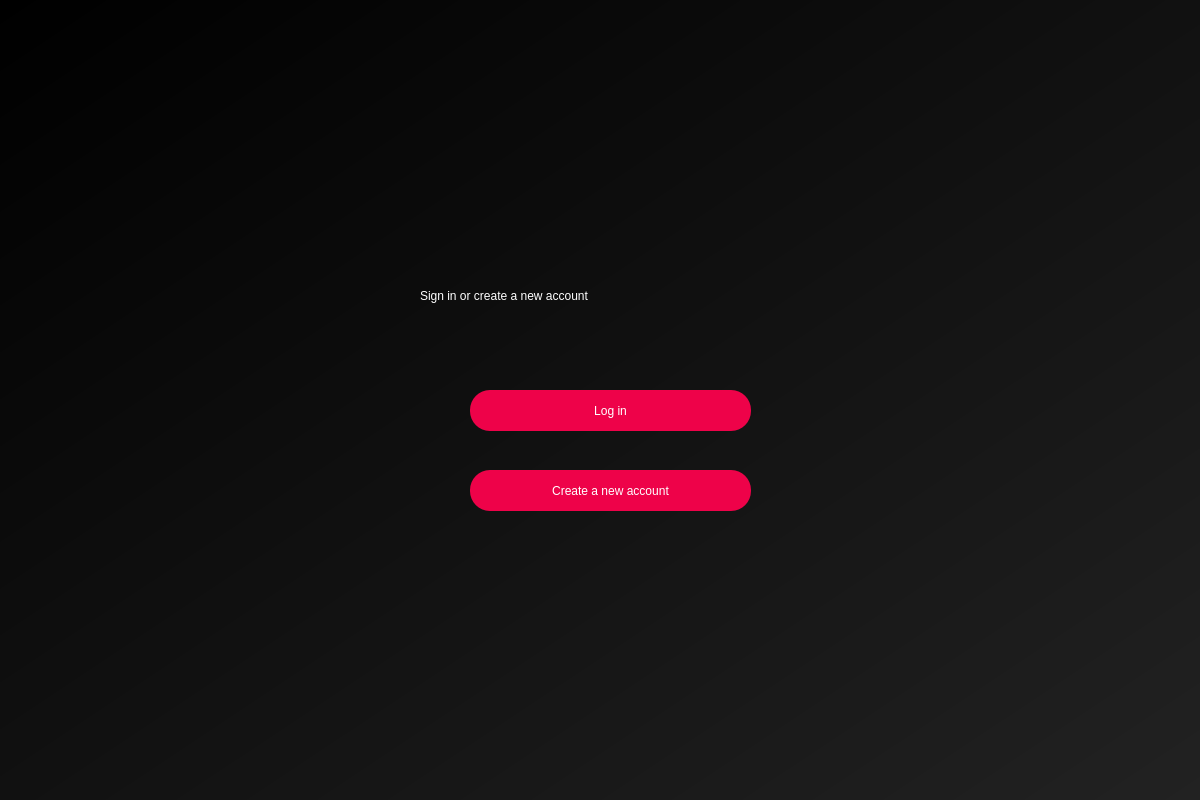
<?xml version="1.0" encoding="UTF-8"?>
<ui version="4.0">
 <class>welcome_screen</class>
 <widget class="QDialog" name="welcome_screen">
  <property name="geometry">
   <rect>
    <x>0</x>
    <y>0</y>
    <width>1200</width>
    <height>800</height>
   </rect>
  </property>
  <property name="windowTitle">
   <string>Welcome</string>
  </property>
  <property name="windowIcon">
   <iconset>
    <normaloff>../PyQt5 Final/assets/wiki_icon.ico</normaloff>../PyQt5 Final/assets/wiki_icon.ico</iconset>
  </property>
  <widget class="QWidget" name="bgwidget" native="true">
   <property name="geometry">
    <rect>
     <x>0</x>
     <y>0</y>
     <width>1200</width>
     <height>800</height>
    </rect>
   </property>
   <property name="styleSheet">
    <string notr="true">QWidget#bgwidget{
background-color: rgb(18, 18, 18);
background-color: qlineargradient(spread:pad, x1:0, y1:0, x2:1, y2:1, stop:0 rgba(0, 0, 0, 255), stop:1 rgba(34, 34, 34, 255));}
</string>
   </property>
   <widget class="QLabel" name="new_acc_label">
    <property name="geometry">
     <rect>
      <x>420</x>
      <y>270</y>
      <width>391</width>
      <height>51</height>
     </rect>
    </property>
    <property name="styleSheet">
     <string notr="true">font: 16pt &quot;MS Shell Dlg 2&quot;;

color: rgb(255, 255, 255);</string>
    </property>
    <property name="text">
     <string>Sign in or create a new account</string>
    </property>
   </widget>
   <widget class="QPushButton" name="login_button">
    <property name="geometry">
     <rect>
      <x>470</x>
      <y>390</y>
      <width>281</width>
      <height>41</height>
     </rect>
    </property>
    <property name="cursor">
     <cursorShape>PointingHandCursor</cursorShape>
    </property>
    <property name="styleSheet">
     <string notr="true">border-radius: 20px;
background-color: rgb(238, 2, 73);
font: 14pt &quot;MS Shell Dlg 2&quot;;
color: rgb(255, 255, 255);</string>
    </property>
    <property name="text">
     <string>Log in</string>
    </property>
   </widget>
   <widget class="QPushButton" name="new_acc_button">
    <property name="geometry">
     <rect>
      <x>470</x>
      <y>470</y>
      <width>281</width>
      <height>41</height>
     </rect>
    </property>
    <property name="cursor">
     <cursorShape>PointingHandCursor</cursorShape>
    </property>
    <property name="styleSheet">
     <string notr="true">border-radius: 20px;
background-color: rgb(238, 2, 73);
font: 14pt &quot;MS Shell Dlg 2&quot;;
color: rgb(255, 255, 255);</string>
    </property>
    <property name="text">
     <string>Create a new account</string>
    </property>
   </widget>
   <widget class="QLabel" name="label">
    <property name="geometry">
     <rect>
      <x>400</x>
      <y>190</y>
      <width>421</width>
      <height>71</height>
     </rect>
    </property>
    <property name="text">
     <string/>
    </property>
    <property name="pixmap">
     <pixmap>../images/wiki_font.png</pixmap>
    </property>
   </widget>
  </widget>
 </widget>
 <resources/>
 <connections/>
</ui>
